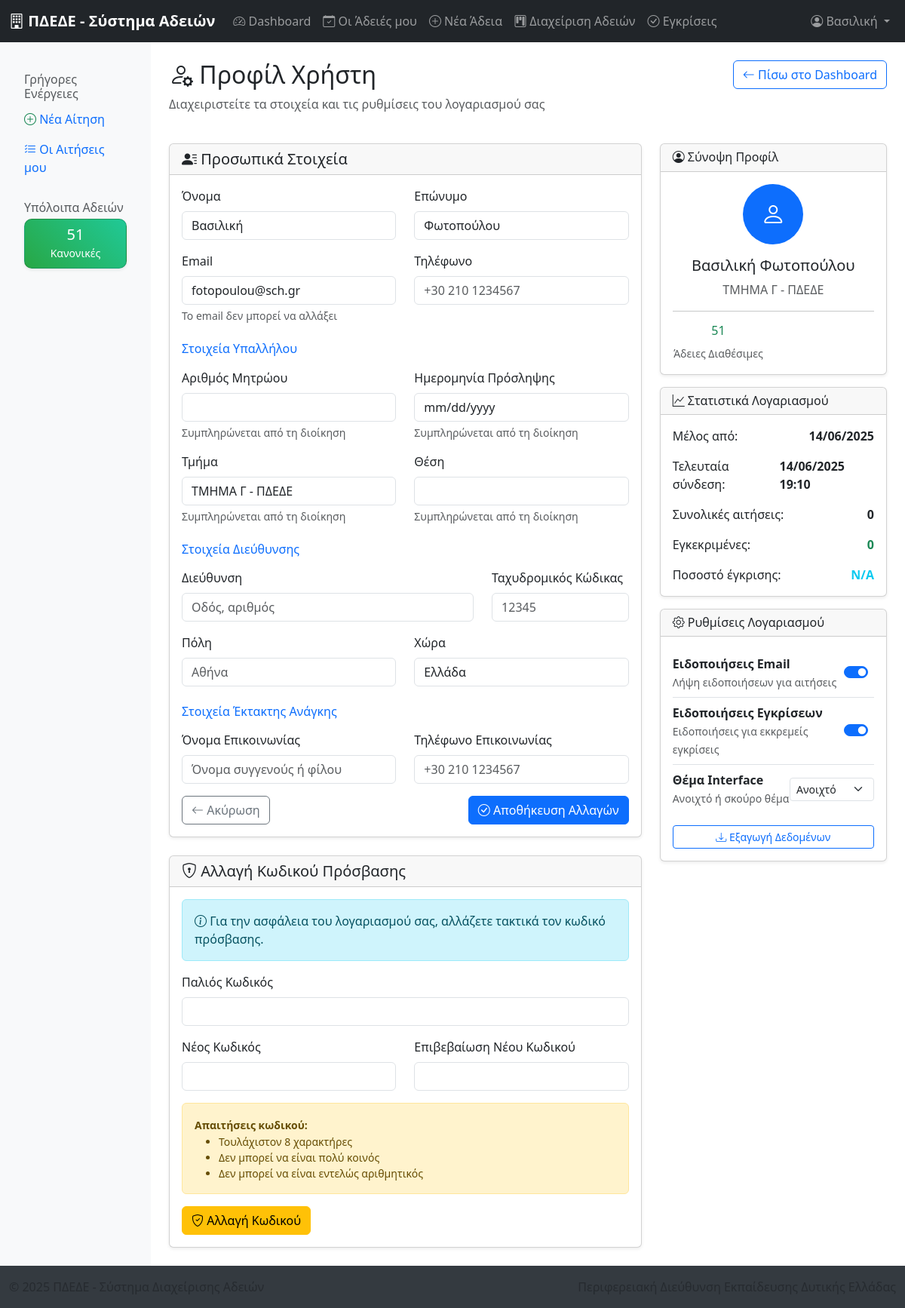
Before: /profile/ (signed in) with the older database file.
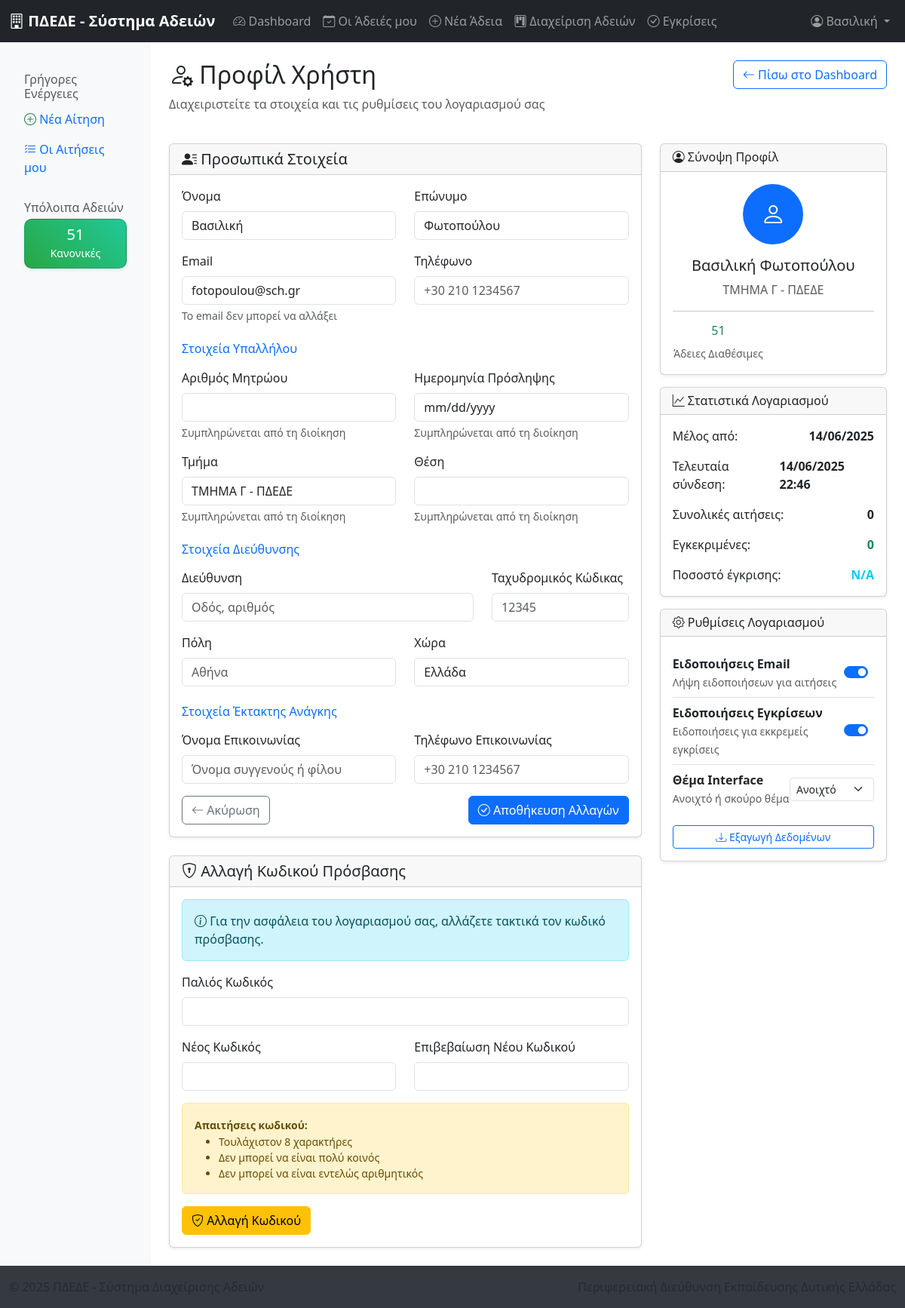
After: the same page with the newer database file.
### users/models.py (models this page shows, shortened)
class CustomUser(AbstractUser):
    email = models.EmailField(unique=True, verbose_name="Email")
    is_staff = models.BooleanField(
        default=False,
        verbose_name="Πρόσβαση στο Admin Interface",
        help_text="Καθορίζει αν ο χρήστης μπορεί να συνδεθεί στο admin interface."
    )
    is_employee = models.BooleanField(default=False, verbose_name="Θα γίνει Πιστοποίηση του χρήστη;")
    objects = CustomUserManager()
    USERNAME_FIELD = 'email'
    REQUIRED_FIELDS = []
    class Meta:
        verbose_name = "Υποψήφιος Χρήστης"
        verbose_name_plural = "Υποψήφιοι Χρήστες"

class Employee(models.Model):
    GENDER_CHOICES = [
        ('Άνδρας', 'Άνδρας'),
        ('Γυναίκα', 'Γυναίκα'),
    ]
    user = models.OneToOneField(CustomUser, on_delete=models.CASCADE, verbose_name="Χρήστης")
    name_in_accusative = models.CharField(max_length=100, verbose_name="Όνομα (αιτιατική)")
    surname_in_accusative = models.CharField(max_length=100, verbose_name="Επώνυμο (αιτιατική)")
    father_name_in_genitive = models.CharField(max_length=100, blank=True, verbose_name="Πατρώνυμο (γενική)")
    gender = models.CharField(max_length=10, choices=GENDER_CHOICES, verbose_name="Φύλο")
    sch_email_validator = RegexValidator(
        regex=r'^[a-zA-Z0-9._%+-]+@sch\.gr$',
        message='Το email πρέπει να τελειώνει σε @sch.gr'
    )
    sch_email = models.EmailField(
        unique=True,
        validators=[sch_email_validator],
        verbose_name="Υπηρεσιακό Email (@sch.gr)"
    )
    personal_email = models.EmailField(blank=True, verbose_name="Προσωπικό Email")
    phone1 = models.CharField(max_length=20, blank=True, verbose_name="Τηλέφωνο 1")
    phone2 = models.CharField(max_length=20, blank=True, verbose_name="Τηλέφωνο 2")
    specialty = models.ForeignKey('core_app.Specialty', on_delete=models.PROTECT, verbose_name="Ειδικότητα")
    employee_type = models.ForeignKey('core_app.EmployeeType', on_delete=models.PROTECT, verbose_name="Τύπος υπαλλήλου")
    current_service = models.ForeignKey('core_app.Service', on_delete=models.PROTECT, verbose_name="Τρέχουσα υπηρεσία")
    department = models.ForeignKey('core_app.Department', on_delete=models.PROTECT, verbose_name="Τμήμα")
    role_description = models.TextField(verbose_name="Περιγραφή ρόλου")
    regular_leave_days = models.PositiveIntegerField(default=24, verbose_name="Ημέρες κανονικής άδειας")
    carryover_leave_days = models.PositiveIntegerField(default=0, verbose_name="Μεταφερόμενες ημέρες ΚΑΝΟΝΙΚΗΣ άδειας")
    carryover_previous_years = models.PositiveIntegerField(default=0, verbose_name="Μεταφερόμενες ημέρες κανονικής προηγούμενων ετών")
    carryover_sick_leave = models.PositiveIntegerField(default=0, verbose_name="Μεταφερόμενες αναρρωτικές άδειες")
    self_declaration_sick_days_remaining = models.PositiveIntegerField(
        default=2,
        verbose_name="Υπόλοιπο ημερών αναρρωτικής με υπ. δήλωση"
    )
    notification_recipients = models.TextField(
        blank=True,
        verbose_name="Παραλήπτες κοινοποίησης",
        help_text="Ονομασίες υπηρεσιών για κοινοποίηση"
    )
    preferred_notification_email = models.EmailField(
        blank=True,
        verbose_name="Προτιμώμενο email ειδοποιήσεων"
    )
    schedule = models.CharField(max_length=200, blank=True, verbose_name="Ωράριο")
    can_request_leave = models.BooleanField(default=True, verbose_name="Δικαίωμα αίτησης άδειας")
    is_active = models.BooleanField(default=True, verbose_name="Ενεργός")
    created_at = models.DateTimeField(auto_now_add=True)
    updated_at = models.DateTimeField(auto_now=True)
    class Meta:
        verbose_name = "Πιστοποιημένος Χρήστης"
        verbose_name_plural = "Πιστοποιημένοι Χρήστες"
        indexes = [
            models.Index(fields=['sch_email']),
            models.Index(fields=['current_service']),
            models.Index(fields=['department']),
            models.Index(fields=['is_active']),
        ]
    def get_leave_balance(self, year=None):
        from django.utils import timezone
        if not year:
            year = timezone.now().year
        from leave_app.models import LeaveRequest
        used_days = LeaveRequest.objects.filter(
            employee=self,
            created_at__year=year,
            status__is_final_status=True,
            leave_type__id_adeias='KANONIKI'
        ).aggregate(
            total=models.Sum('working_days')
        )['total'] or 0
        total_available = (
            self.regular_leave_days +         # Φετινές κανονικές άδειες (24)
            self.carryover_leave_days +       # Μεταφερόμενες από προηγούμενο έτος (24)
            self.carryover_previous_years     # Μεταφερόμενες από παλαιότερα έτη (1)
        )
        return max(0, total_available - used_days)

### core_app/models.py (models this page shows, shortened)
class Department(models.Model):
    name = models.CharField(max_length=200, verbose_name="Όνομα τμήματος")
    service = models.ForeignKey(Service, on_delete=models.CASCADE, verbose_name="Υπηρεσία")
    manager = models.ForeignKey(
        'users.Employee',
        on_delete=models.SET_NULL,
        null=True,
        blank=True,
        verbose_name="Προϊστάμενος",
        related_name="managed_departments"
    )
    parent_department = models.ForeignKey(
        'self',
        on_delete=models.CASCADE,
        null=True,
        blank=True,
        verbose_name="Γονικό τμήμα"
    )
    is_virtual = models.BooleanField(default=False, verbose_name="Εικονικό τμήμα (ΣΔΕΥ)")
    sdeu_supervisor = models.ForeignKey(
        'users.Employee',
        on_delete=models.SET_NULL,
        null=True,
        blank=True,
        related_name='supervised_sdeu',
        verbose_name="Υπεύθυνος ΣΔΕΥ"
    )
    is_active = models.BooleanField(default=True, verbose_name="Ενεργό")
    created_at = models.DateTimeField(auto_now_add=True)
    updated_at = models.DateTimeField(auto_now=True)
    class Meta:
        verbose_name = "Τμήμα"
        verbose_name_plural = "Τμήματα"
        unique_together = ('name', 'service')
    def __str__(self):
        return f"{self.name} - {self.service}"

class Service(models.Model):
    name = models.CharField(max_length=200, verbose_name="Όνομα υπηρεσίας")
    full_name = models.CharField(max_length=500, blank=True, verbose_name="Πλήρης ονομασία")
    service_type = models.ForeignKey(ServiceType, on_delete=models.PROTECT, verbose_name="Τύπος υπηρεσίας")
    parent_service = models.ForeignKey(
        'self',
        on_delete=models.PROTECT,
        null=True,
        blank=True,
        verbose_name="Γονική υπηρεσία"
    )
    city = models.ForeignKey(City, on_delete=models.PROTECT, verbose_name="Έδρα")
    manager = models.ForeignKey(
        'users.Employee',
        on_delete=models.SET_NULL,
        null=True,
        blank=True,
        verbose_name="Προϊστάμενος"
    )
    is_active = models.BooleanField(default=True, verbose_name="Ενεργή")
    created_at = models.DateTimeField(auto_now_add=True)
    updated_at = models.DateTimeField(auto_now=True)
    class Meta:
        verbose_name = "Υπηρεσία"
        verbose_name_plural = "Υπηρεσίες"
        ordering = ['service_type__level', 'name']
    def __str__(self):
        return self.name

### users/views.py (the view)
# urls.py: path('profile/', views.profile, name='profile'),
@login_required
def profile(request):
    context = {
        'user': request.user,
    }
    try:
        employee = request.user.employee
        context['employee'] = employee
    except Employee.DoesNotExist:
        context['employee'] = None
    return render(request, 'users/profile.html', context)

### users/templates/users/profile.html (shortened to what the changed rows need)
{% extends 'users/base.html' %}
{% block content %}
<div class="row mb-4">
    <div class="col-md-8">
        <h2>
            <i class="bi bi-person-gear"></i> Προφίλ Χρήστη
        </h2>
    </div>
</div>
<div class="row">
    <div class="col-lg-8">
        <div class="card">
            <div class="card-body">
                <form method="post" enctype="multipart/form-data">
                    <div class="row mb-3">
                        <div class="col-md-6">
                            <label for="id_first_name" class="form-label">Όνομα</label>
                            <input type="text" class="form-control" id="id_first_name" name="first_name"
                                   value="{{ user.first_name }}" required>
                        </div>
                        <div class="col-md-6">
                            <label for="id_last_name" class="form-label">Επώνυμο</label>
                            <input type="text" class="form-control" id="id_last_name" name="last_name"
                                   value="{{ user.last_name }}" required>
                        </div>
                    </div>
                    <div class="row mb-3">
                        <div class="col-md-6">
                            <label for="id_email" class="form-label">Email</label>
                            <input type="email" class="form-control" id="id_email" name="email"
                                   value="{{ user.email }}" readonly>
                            <div class="form-text">Το email δεν μπορεί να αλλάξει</div>
                        </div>
                    </div>
                    <div class="row mb-3">
                        <div class="col-md-6">
                            <label for="id_department" class="form-label">Τμήμα</label>
                            <input type="text" class="form-control" id="id_department" name="department"
                                   value="{{ user.employee.department|default:'' }}" readonly>
                            <div class="form-text">Συμπληρώνεται από τη διοίκηση</div>
                        </div>
                    </div>
                    <div class="row mb-3">
                        <div class="col-md-6">
                            <label for="id_country" class="form-label">Χώρα</label>
                            <input type="text" class="form-control" id="id_country" name="country"
                                   value="{{ user.employee.country|default:'Ελλάδα' }}">
                        </div>
                    </div>
                </form>
            </div>
        </div>
    </div>
    <div class="col-lg-4">
        <div class="card">
            <div class="card-body text-center">
                <div class="bg-primary text-white rounded-circle d-inline-flex align-items-center justify-content-center mb-3"
                     style="width: 80px; height: 80px; font-size: 32px;">
                    <i class="bi bi-person"></i>
                </div>
                <h5>{{ user.get_full_name|default:user.email }}</h5>
                <p class="text-muted">{{ user.employee.department|default:"Τμήμα" }}</p>
                <hr>
                <div class="row text-center">
                    <div class="col-6">
                        <h6 class="text-success">{{ user.employee.get_leave_balance }}</h6>
                        <small class="text-muted">Άδειες Διαθέσιμες</small>
                    </div>
                </div>
            </div>
        </div>
        <div class="card mt-3">
            <div class="card-body">
                <div class="mb-3">
                    <div class="d-flex justify-content-between align-items-center">
                        <span>Μέλος από:</span>
                        <span class="fw-bold">{{ user.date_joined|date:"d/m/Y" }}</span>
                    </div>
                </div>
                <div class="mb-3">
                    <div class="d-flex justify-content-between align-items-center">
                        <span>Τελευταία σύνδεση:</span>
                        <span class="fw-bold">
                            {% if user.last_login %}
                                {{ user.last_login|date:"d/m/Y H:i" }}
                            {% else %}
                                Ποτέ
                            {% endif %}
                        </span>
                    </div>
                </div>
            </div>
        </div>
    </div>
</div>
{% endblock %}

### users/templates/users/base.html (shortened to what the changed rows need)
<!DOCTYPE html>
<html lang="el">
<head>
    <link href="https://cdn.jsdelivr.net/npm/bootstrap@5.3.0/dist/css/bootstrap.min.css" rel="stylesheet">
    <link href="https://cdn.jsdelivr.net/npm/bootstrap-icons@1.10.0/font/bootstrap-icons.css" rel="stylesheet">
</head>
<body class="d-flex flex-column min-vh-100">
    <nav class="navbar navbar-expand-lg navbar-dark bg-dark">
        <div class="container-fluid">
            {% if user.is_authenticated %}
                <div class="collapse navbar-collapse" id="navbarNav">
                    <ul class="navbar-nav me-auto">
                        <li class="nav-item">
                            <a class="nav-link" href="{% url 'users:dashboard' %}">
                                <i class="bi bi-speedometer2"></i> Dashboard
                            </a>
                        </li>
                        <li class="nav-item">
                            <a class="nav-link" href="{% url 'users:leave_list' %}">
                                <i class="bi bi-calendar-check"></i> Οι Άδειές μου
                            </a>
                        </li>
                        <li class="nav-item">
                            <a class="nav-link" href="{% url 'users:leave_create' %}">
                                <i class="bi bi-plus-circle"></i> Νέα Άδεια
                            </a>
                        </li>
                        {% if user.is_authenticated and user.employee %}
                            {% for user_role in user.employee.userrole_set.all %}
                                {% if user_role.is_active and user_role.role.name == "Χειριστής αδειών" %}
                                    <li class="nav-item">
                                        <a class="nav-link" href="{% url 'users:admin_leave_management' %}">
                                            <i class="bi bi-kanban"></i> Διαχείριση Αδειών
                                        </a>
                                    </li>
                                {% endif %}
                            {% endfor %}
                        {% endif %}
                        {% if user.is_staff %}
                        <li class="nav-item">
                            <a class="nav-link" href="{% url 'users:approval_list' %}">
                                <i class="bi bi-check-circle"></i> Εγκρίσεις
                            </a>
                        </li>
                        {% endif %}
                    </ul>
                    <ul class="navbar-nav">
                        <li class="nav-item dropdown">
                            <a class="nav-link dropdown-toggle" href="#" role="button" data-bs-toggle="dropdown">
                                <i class="bi bi-person-circle"></i> {{ user.first_name|default:user.email }}
                            </a>
                        </li>
                    </ul>
                </div>
            {% endif %}
        </div>
    </nav>
    <div class="container-fluid flex-grow-1">
        <div class="row">
            {% if user.is_authenticated %}
                <div class="col-md-3 col-lg-2 d-md-block sidebar p-3">
                    <div class="position-sticky">
                        {% if user.employee %}
                        <h6 class="sidebar-heading d-flex justify-content-between align-items-center px-3 mt-4 mb-1 text-muted">
                            <span>Υπόλοιπα Αδειών</span>
                        </h6>
                        <div class="px-3">
                            <div class="card leave-balance mb-2">
                                <div class="card-body text-center py-2">
                                    <h5 class="mb-0">{{ user.employee.get_leave_balance }}</h5>
                                    <small>Κανονικές</small>
                                </div>
                            </div>
                        </div>
                        {% endif %}
                    </div>
                </div>
                <main class="col-md-9 ms-sm-auto col-lg-10 px-md-4 main-content">
            {% else %}
                <main class="col-12 main-content">
            {% endif %}
                <div class="py-4">
                    {% block content %}
                    {% endblock %}
                </div>
            </main>
        </div>
    </div>
</body>
</html>

Changed rows visible on the page:
changed CustomUser "Βασιλική Φωτοπούλου": last_login "14/06/2025 19:10" → "14/06/2025 22:46"
